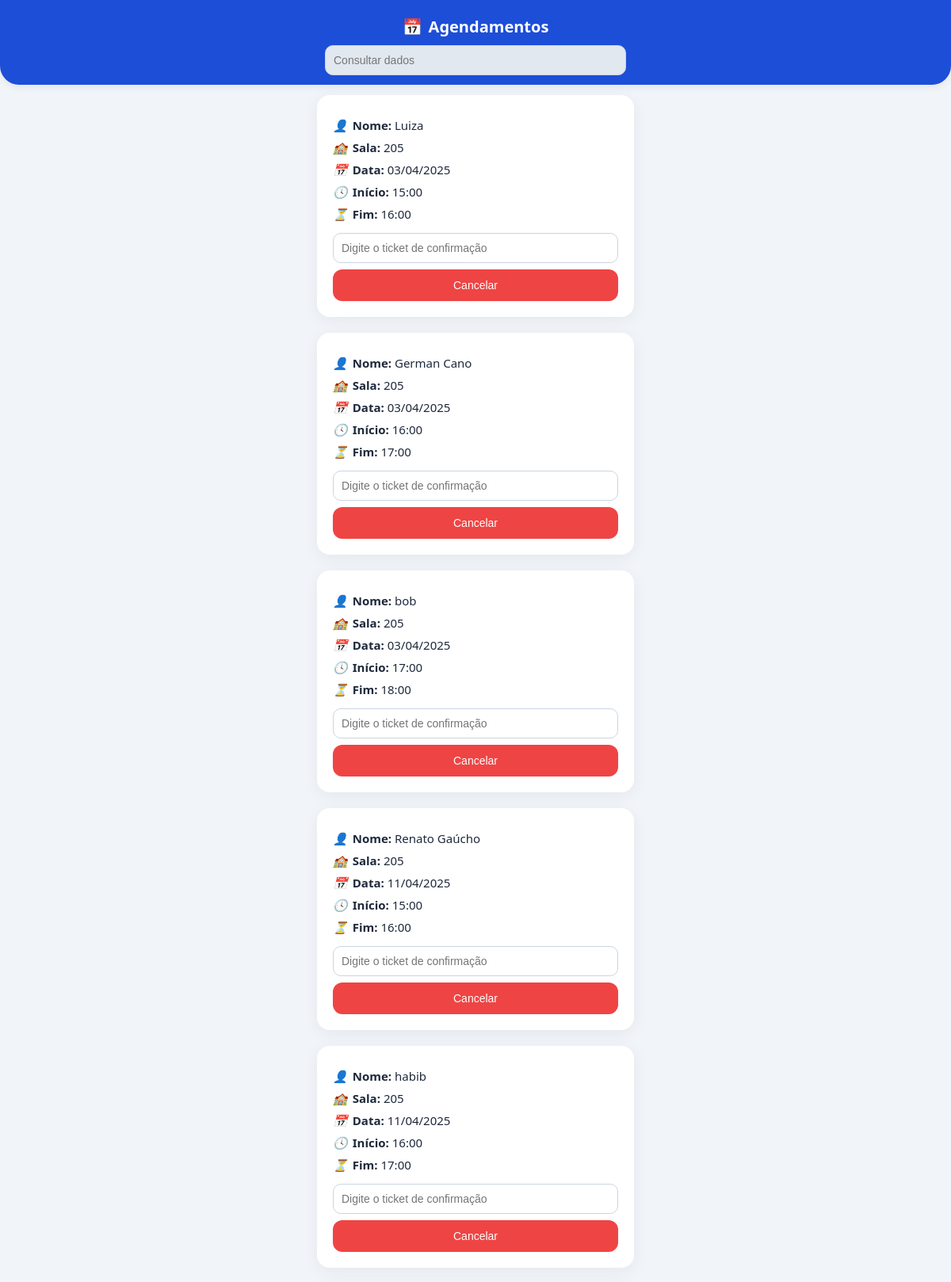
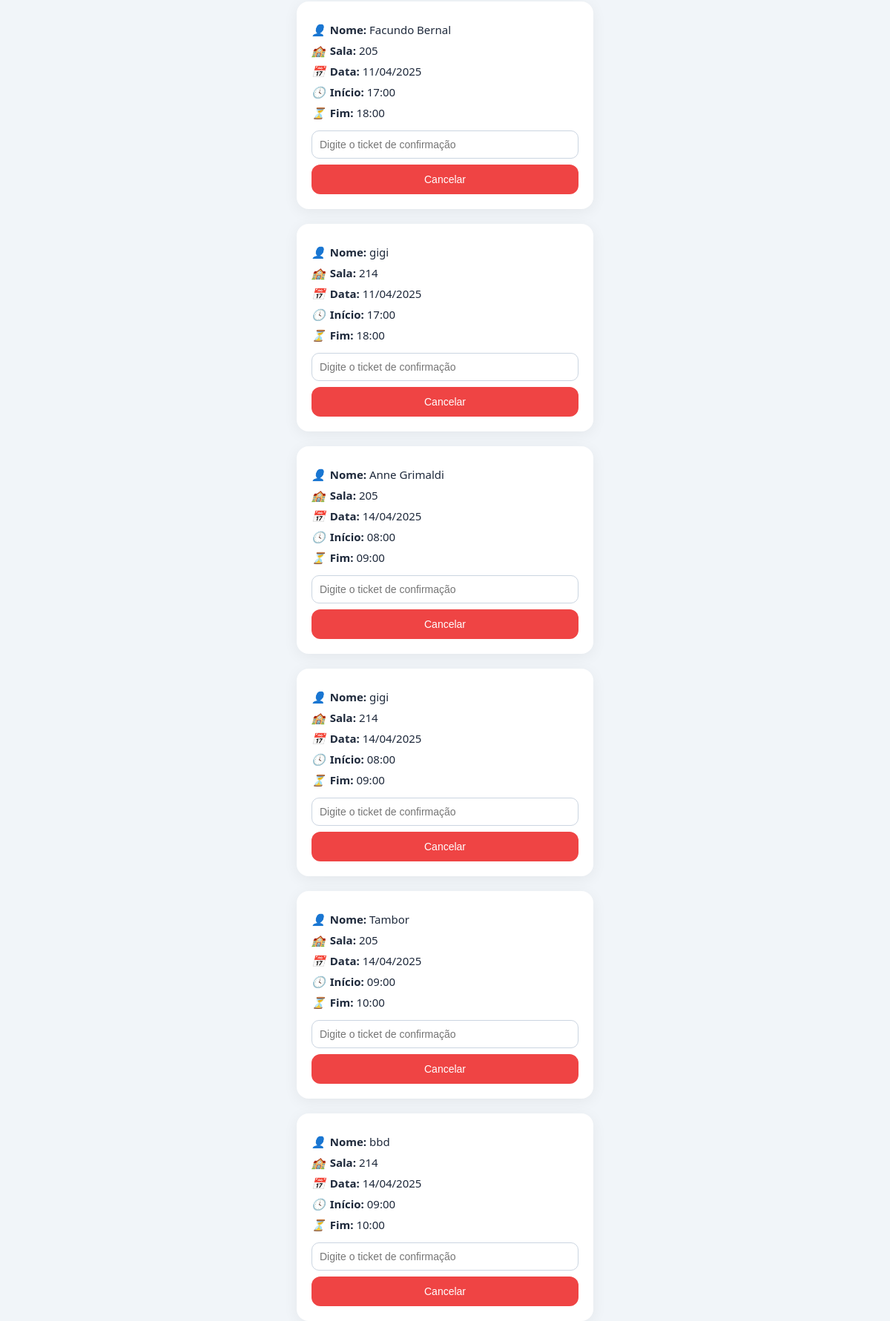
/meus-agendamentos (upper part), run on the app's committed database (2 pictures, top to bottom).
### app/agendamento.py (models this page shows)
class Agendamento(db.Model):
    id = db.Column(db.Integer, primary_key=True)
    nome = db.Column(db.String(100), nullable=False)
    sala = db.Column(db.String(10), nullable=False)
    data = db.Column(db.String(10), nullable=False)
    inicio = db.Column(db.DateTime, nullable=False)
    fim = db.Column(db.DateTime, nullable=False)

### app/agendamento.py (the view)
@app.route("/meus-agendamentos")
def meus_agendamentos():
    nome = request.args.get("nome", "").strip()
    if nome:
        agendamentos = Agendamento.query.filter(
            Agendamento.nome.ilike(f"%{nome}%")
        ).order_by(Agendamento.data, Agendamento.inicio).all()
    else:
        agendamentos = Agendamento.query.order_by(Agendamento.data, Agendamento.inicio).all()
    for a in agendamentos:
        try:
            a.data_formatada = datetime.strptime(a.data, "%Y-%m-%d").strftime("%d/%m/%Y")
        except ValueError:
            a.data_formatada = a.data
    return render_template("meus_agendamentos.html", agendamentos=agendamentos)

### app/agendamento.py (called while the page is built)
@app.after_request
def add_header(response):
    response.headers["Cache-Control"] = "no-store, no-cache, must-revalidate, max-age=0"
    return response

### app/templates/meus_agendamentos.html (shortened to what this page needs)
<!DOCTYPE html>
<html lang="pt-BR">
<head>
</head>
<body>
  <div class="top-bar">
    <div class="titulo">📅 <strong>Agendamentos</strong></div>
    <input type="text" id="pesquisa" placeholder="Consultar dados" onkeyup="filtrarAgendamentos()">
  </div>
  {% if agendamentos %}
    {% for a in agendamentos %}
      <div class="card" data-nome="{{ a.nome|lower }}">
        <p><i>👤</i><strong>Nome:</strong> {{ a.nome }}</p>
        <p><i>🏫</i><strong>Sala:</strong> {{ a.sala }}</p>
        <p><i>📅</i><strong>Data:</strong> {{ a.data_formatada }}</p>
        <p><i>🕓</i><strong>Início:</strong> {{ a.inicio.strftime('%H:%M') }}</p>
        <p><i>⏳</i><strong>Fim:</strong> {{ a.fim.strftime('%H:%M') }}</p>
        <form method="POST" action="{{ url_for('cancelar_por_ticket', id=a.id) }}">
          <input type="text" name="ticket" placeholder="Digite o ticket de confirmação" required>
          <button type="submit">Cancelar</button>
        </form>
      </div>
    {% endfor %}
  {% else %}
    <p style="color: #475569; margin-top: 60px;">Nenhum agendamento encontrado para esse nome.</p>
  {% endif %}
</body>
</html>

### app/templates/meus_agendamentos.html (style rules this page uses)
* { box-sizing: border-box; }
body { font-family: 'Segoe UI', sans-serif; background-color: #f1f5f9; margin: 0; padding: 0; text-align: center; padding-top: 100px; padding-bottom: 80px; }
.top-bar { position: fixed; top: 0; left: 0; right: 0; background: #1d4ed8; color: white; padding: 20px 16px 12px; font-size: 18px; font-weight: 500; display: flex; flex-direction: column; align-items: center; z-index: 1000; border-bottom-left-radius: 24px; border-bottom-right-radius: 24px; box-shadow: 0 4px 8px rgba(0, 0, 0, 0.06); }
.top-bar .titulo { font-size: 20px; display: flex; align-items: center; gap: 8px; margin-bottom: 10px; }
.top-bar input { padding: 10px 14px; border-radius: 12px; border: none; width: 100%; max-width: 380px; font-size: 14px; background: #e2e8f0; }
.card { background: #ffffff; border-radius: 16px; box-shadow: 0 4px 20px rgba(0, 0, 0, 0.06); padding: 20px; max-width: 400px; margin: 20px auto; text-align: left; }
.card p { font-size: 15px; margin: 8px 0; color: #1e293b; }
.card p strong { font-weight: 600; }
.card p i { margin-right: 6px; }
form { margin-top: 14px; display: flex; flex-direction: column; gap: 8px; }
input[type="text"] { padding: 10px; border-radius: 10px; border: 1px solid #cbd5e1; font-size: 14px; }
button { background: #ef4444; color: white; border: none; padding: 12px; font-size: 14px; border-radius: 12px; cursor: pointer; }

### data on the page
Agendamento: nome "Luiza", sala "205", data_formatada "03/04/2025", inicio "15:00", fim "16:00"
Agendamento: nome "German Cano", sala "205", data_formatada "03/04/2025", inicio "16:00", fim "17:00"
Agendamento: nome "bob", sala "205", data_formatada "03/04/2025", inicio "17:00", fim "18:00"
Agendamento: nome "Renato Gaúcho", sala "205", data_formatada "11/04/2025", inicio "15:00", fim "16:00"
Agendamento: nome "habib", sala "205", data_formatada "11/04/2025", inicio "16:00", fim "17:00"
Agendamento: nome "Facundo Bernal", sala "205", data_formatada "11/04/2025", inicio "17:00", fim "18:00"
Agendamento: nome "gigi", sala "214", data_formatada "11/04/2025", inicio "17:00", fim "18:00"
Agendamento: nome "Anne Grimaldi", sala "205", data_formatada "14/04/2025", inicio "08:00", fim "09:00"
Agendamento: nome "gigi", sala "214", data_formatada "14/04/2025", inicio "08:00", fim "09:00"
Agendamento: nome "Tambor", sala "205", data_formatada "14/04/2025", inicio "09:00", fim "10:00"
Agendamento: nome "bbd", sala "214", data_formatada "14/04/2025", inicio "09:00", fim "10:00"
